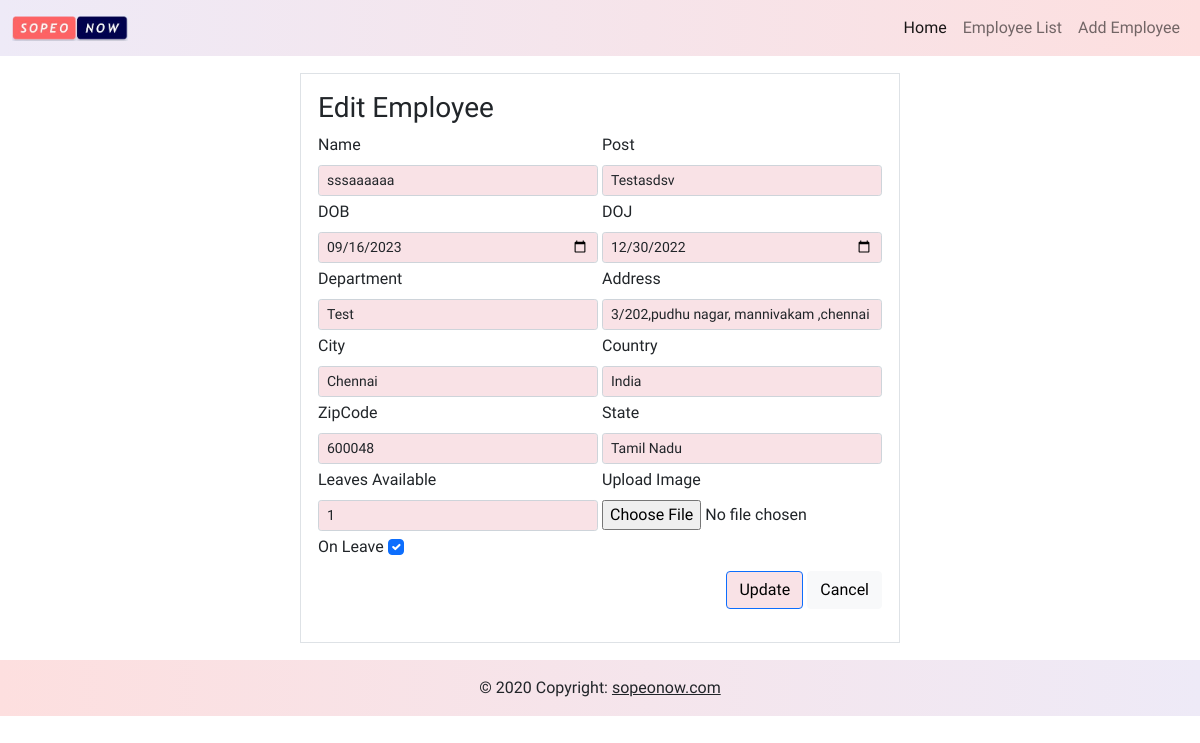
Screenshot of /employees/edit/5 with the database file from the repository.
### employees/models.py (models this page shows, shortened)
class Employee(models.Model):
    Name = models.CharField(max_length=100)
    dp = models.FileField(default="default.png")
    DOB = models.DateTimeField()
    DOJ = models.DateField()
    Department = models.CharField(max_length=100)
    post = models.CharField(max_length=100)
    Address = models.CharField(max_length=100)
    City = models.CharField(max_length=100)
    Country = models.CharField(max_length=100)
    ZipCode = models.IntegerField()
    State = models.CharField(max_length=100, blank=True, null=True)
    Active = models.BooleanField(default=True)
    Leave_count = models.IntegerField(default=12)
    on_leave = models.BooleanField(default="False")
    def __init__(self, *args, **kwargs):
        super().__init__(*args, **kwargs)
        self.__initialLeave__count = self.Leave_count

### employees/views.py (the view)
# urls.py: path('edit/<int:pk>', EmployeeUpdatePage.as_view(), name="emp-edit"),
class EmployeeUpdatePage(UpdateView):
    model = Employee
    template_name = "update_emp.html"
    form_class = EmployeeCreationForm
    success_url = "/employees/"

### employees/templates/update_emp.html (shortened to what this page needs)
{% extends "base.html" %}
{% block content %}
<div class="container mx-auto col-md-6 border border-1 " id="form-container"
     style="min-height:410px; position:relative; background-color: #fff;">
    <h3>Edit Employee</h3>
    <form class="row g-1" enctype="multipart/form-data" method="POST">
        <div class="col-md-6 ">
            <label class="form-label" for="id_Name">Name</label>
            <div class="input-group ">
                {{form.Name}}
            </div>
        </div>
        <div class="col-md-6 mb-0">
            <label class="form-label" for="id_post">Post</label>
            <div class="input-group ">
                {{form.post}}
            </div>
        </div>
        <div class="col-md-6">
            <label class="form-label" for="id_DOB">DOB</label>
            <div class="input-group">
                {{form.DOB}}
            </div>
        </div>
        <div class="col-md-6">
            <label class="form-label" for="id_DOJ">DOJ</label>
            <div class="input-group">
                {{form.DOJ}}
            </div>
        </div>
        <div class="col-md-6">
            <label class="form-label" for="id_Department">Department</label>
            <div class="input-group">
                {{form.Department}}
            </div>
        </div>
        <div class="col-md-6">
            <label class="form-label" for="id_Address">Address</label>
            <div class="input-group">
                {{form.Address}}
            </div>
        </div>
        <div class="col-md-6">
            <label class="form-label" for="id_City">City</label>
            <div class="input-group">
                {{form.City}}
            </div>
        </div>
        <div class="col-md-6">
            <label class="form-label" for="id_Country">Country</label>
            <div class="input-group">
                {{form.Country}}
            </div>
        </div>
        <div class="col-md-6">
            <label class="form-label" for="id_ZipCode">ZipCode</label>
            <div class="input-group">
                {{form.ZipCode}}
            </div>
        </div>
        <div class="col-md-6">
            <label class="form-label" for="id_State">State</label>
            <div class="input-group">
                {{form.State}}
            </div>
        </div>
        <div class="col-md-6">
            <label class="form-label" for="id_dp">Leaves Available</label>
            <div class="input-group">
                {{form.Leave_count}}
            </div>
        </div>
        <div class="col-md-6">
            <label class="form-label" for="id_dp">Upload Image</label>
            <div class="input-group">
                {{form.dp}}
            </div>
        </div>
        <div class="col-md-12">
            <label class="form-label" for="id_on_leave">On Leave</label>
            {{form.on_leave}}
        </div>
        <div class="">
            <a href="{% url 'emp-list' %}"><input class="btn btn-md btn-light ms-1 float-end" type="submit"
                                                  value="Cancel"/></a>
            <input class="btn btn-md btn-primary ms-1 float-end" style="background-color:#f9e2e6; color:black"
                   type="submit" value="Update"/>
        </div>
    </form>
</div>
{% endblock %}

### static/styles.css (style rules this page uses)
* { font-family:Heebo; }
.input-group>.form-control, .input-group>.form-select { background-color: #f9e2e6 }
#form-container { margin-top:17px; margin-bottom:17px; padding:17px; }

### rows the page displays
Employee: Name "sssaaaaaa", post "Testasdsv", DOB "09/16/2023", DOJ "12/30/2022", Department "Test", Address "3/202,pudhu nagar, mannivakam ,chennai", City "Chennai", Country "India", ZipCode "600048", State "Tamil Nadu", Leave_count "1", on_leave "☑"
